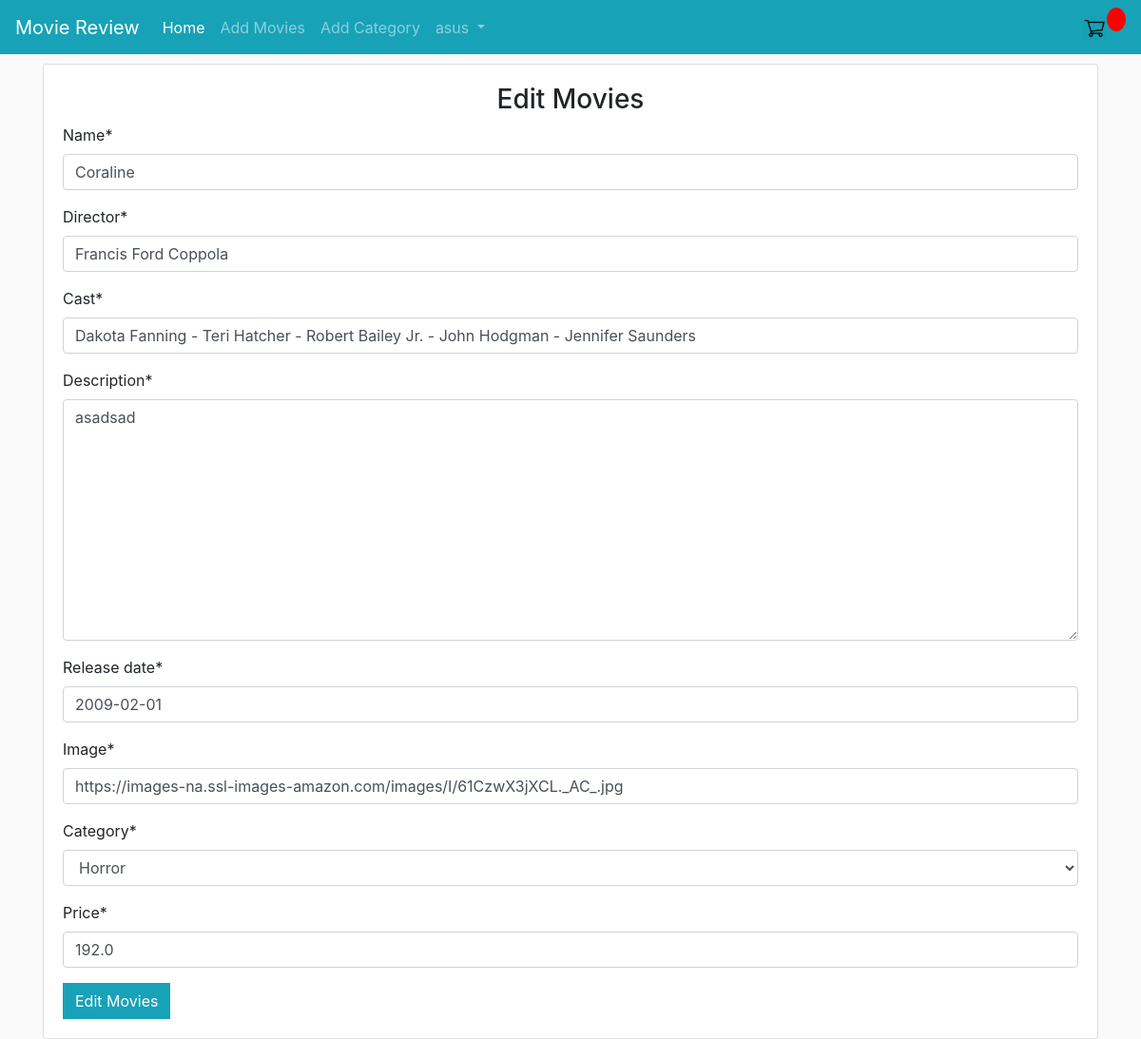
Page /editmovies/1/ (signed in) on the committed database.
### Main/models.py (models this page shows, shortened)
class Movie(models.Model):
    name = models.CharField(max_length=300)
    director = models.CharField(max_length=300)
    category = models.ForeignKey(Category, on_delete=models.CASCADE,null=True)
    price = models.FloatField(null=True)
    cast = models.CharField(max_length=800)
    description = models.TextField(max_length=5000)
    release_date = models.DateField()
    averageRating = models.FloatField(default=0)
    image = models.URLField(default=None, null=True)
    digital = models.BooleanField(default=False,null=True, blank=True)

### Main/views.py (the view)
# urls.py: path('editmovies/<int:id>/', views.edit_movies, name="edit_movies"),
def edit_movies(request, id):
    if request.user.is_authenticated:
        if request.user.is_superuser:
            movie = Movie.objects.get(id=id)
            if request.method == "POST":
                form = MovieForm(request.POST or None, instance=movie)
                if form.is_valid():
                    data = form.save(commit=False)
                    data.save()
                    messages.info(request,f'The Movie has been Updated!')
                    return redirect("main:detail", id)
            else:
                form = MovieForm(instance=movie)
            return render(request, 'main/addmovies.html', {"form": form, "controller": "Edit Movies"})
        else:
            return redirect("main:home")
    return redirect("accounts:login")

### Main/forms.py
class MovieForm(forms.ModelForm):
    class Meta:
        model = Movie
        fields = ('name', 'director', 'cast', 'description', 'release_date', 'image','category','price')

### Main/models.py (called while the page is built)
	def __str__(self):
		return self.title

### Main/templates/Main/addmovies.html (shortened to what this page needs)
{% extends 'main/base.html' %}
{% load crispy_forms_tags %}
{% block content %}
<div class="container">
    <div class="card">
        <div class="card-body">
            <h3 class="text-center">{{ controller }}</h3>
            <form action="" method="POST">
                {{ form | crispy }}
                <input type="submit" value="{{ controller }}" class="btn btn-info">
            </form>
        </div>
    </div>
</div>
{% endblock %}

### Main/templates/Main/base.html (shortened to what this page needs)
<!doctype html>
<html lang="en">
<head>
  <link rel="stylesheet" href="https://pro.fontawesome.com/releases/v5.10.0/css/all.css"
 />
  <link rel="stylesheet" href="https://cdnjs.cloudflare.com/ajax/libs/font-awesome/4.7.0/css/font-awesome.min.css">
  <link rel="stylesheet" href="https://cdn.jsdelivr.net/npm/bootstrap@4.5.3/dist/css/bootstrap.min.css"
>
  {% load static %}
  <link rel="stylesheet" type="text/css" href="{% static 'css/main.css' %}">
</head>
<body>
  <nav class="navbar navbar-expand-lg navbar-dark bg-info text-white">
    <a class="navbar-brand" href="{% url 'main:home' %}">Movie Review</a>
    <div class="collapse navbar-collapse" id="navbarSupportedContent">
      <ul class="navbar-nav mr-auto">
        <li class="nav-item active">
          <a class="nav-link" href="{% url 'main:home' %}">Home <span class="sr-only">(current)</span></a>
        </li>
        <li class="nav-item">
          <a class="nav-link" href="{% url 'main:add_movies' %}">Add Movies</a>
        </li>
        <li class="nav-item">
          <a class="nav-link" href="{% url 'main:add_category' %}">Add Category</a>
        </li>
        {% if user.is_authenticated %}
        <li class="nav-item dropdown">
          <a class="nav-link dropdown-toggle" href="#" id="navbarDropdown" role="button" data-toggle="dropdown"
            aria-haspopup="true" aria-expanded="false">
            {{ user.username }}
          </a>
        </li>
        {% endif %}
      </ul>
      {% if request.user.is_authenticated %}
      <div class="form-inline my-2 my-lg-0">
        <a href="{% url 'main:cart' %}">
          <img id="cart-icon" src="{% static 'images/shopping-cart-512.png' %}">
        </a>
        <p id="cart-total">{{cartItems}}</p>
        {% endif %}
      </div>
  </nav>
  <div class="row">
  </div>
  {% block content %}{% endblock %}
</body>
</html>

### Main/static/css/main.css (style rules this page uses)
body { background-color: hsl(0, 0%, 98%); }
#cart-icon { width:25px; display: inline-block; margin-left: 15px; }
#cart-total { display: block; text-align: center; color:#fff; background-color: red; width: 20px; height: 25px; border-radius: 50%; font-size: 14px; }
.btn { border-radius: 0; }

### rows in the picture
Movie: name "Coraline", director "Francis Ford Coppola", cast "Dakota Fanning - Teri Hatcher - Robert Bailey Jr. - John Hodgman - Jennifer Saunders", description "asadsad", release_date "2009-02-01", image "https://images-na.ssl-images-amazon.com/images/I/61CzwX3jXCL._AC_.jpg", category "Horror", price "192.0"

### other values in the picture
{{ user.username }} "asus"
{{ controller }} "Edit Movies"
